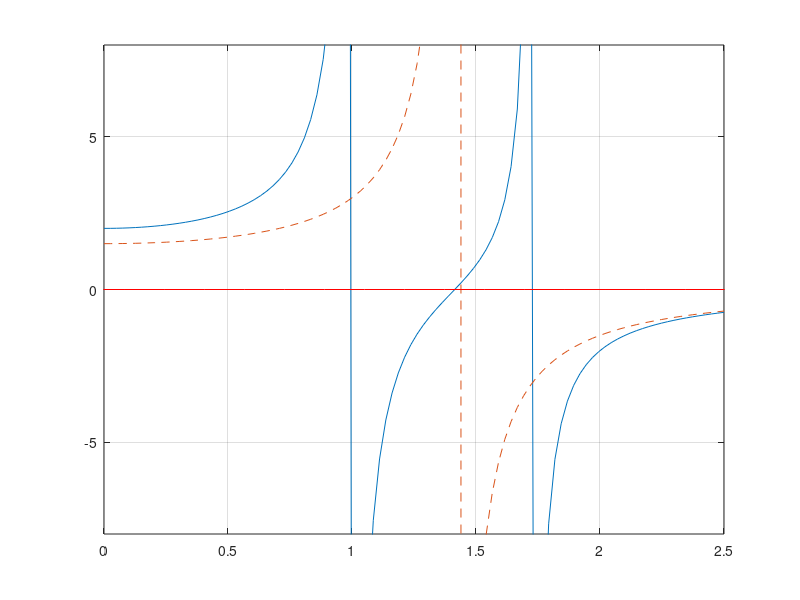

This chart was generated by the following MATLAB code:
wFor = linspace(0,2.5);
M = [1 0; 0 1];
C = [0 0; 0 0];
K =  [2 -1; -1 2];

Z = @(r,s) -wFor.^2*M(r,s)+1i*wFor*C(r,s)+K(r,s)

X1 = real(Z(2,2)*3./(Z(1,1).*Z(2,2)-Z(1,2).^2))

plot(wFor/(sqrt(1/1)),X1)
hold on

M2 = [1 0; 0 0];
C2 = [0 0; 0 0];
K2 =  [1 0; 0 0];
Z2 = @(r,s) -wFor.^2*M2(r,s)+1i*wFor*C2(r,s)+K2(r,s)
X0 = real(3./Z(1,1))
plot(wFor/(sqrt(1/1)),X0,'--')
grid on
axis([0 2.5 -8 8 ])
plot(linspace(-8,8),0*ones(100,1),'-r')